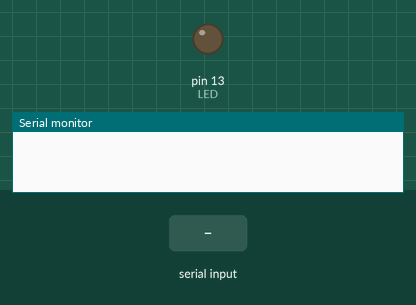
Bench run of a sketch on a simulated Arduino Uno, built with avr-gcc and run on an emulated ATmega328P. Parts: output pins drawn as LEDs (lit = HIGH), the last lines printed to the serial monitor. The inputs (shaded band) are chosen by the test bench.

Above: at 1.2 s.
1.3 s: "1" received over Serial
At 2.3 s:
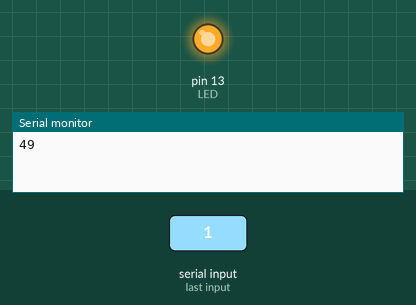
2.8 s: "0" received over Serial
At 3.4 s:
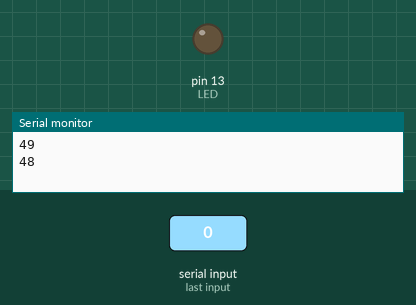
Timing chart, 0 to 5.8 s (numbered marks = the images above; inputs shaded):
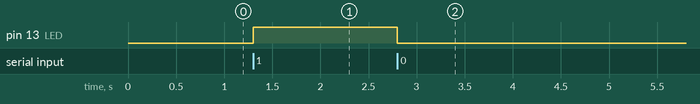

Measured:
- after the input at 1.3 s, pin 13 (LED): LOW → HIGH at once
- after the input at 2.8 s, pin 13 (LED): HIGH → LOW at once

The sketch:

____2-5__________LED_____.ino
```cpp
/**
 * @brief
 *
 * [Tools] - [Serial Monitor] 을 열고 콘솔 메시지 입력에 0 혹은 1을 입력하면, 값에 따라 13번 핀에 전압이 HIGH 혹은 LOW가 출력됨.
 *
 */

#define LED 13

int i;

void setup() {
  // put your setup code here, to run once:
  Serial.begin(9600);
  pinMode(LED, OUTPUT);
}

void loop() {
  // put your main code here, to run repeatedly:
  if (Serial.available() <= 0) {
    return;
  }
  i = Serial.read();
  Serial.println(i);

  switch (i)
  {
  case '1':
    digitalWrite(LED, HIGH);
    break;

  case '0':
    digitalWrite(LED, LOW);
    break;

  default:
    break;
  }
}
```
